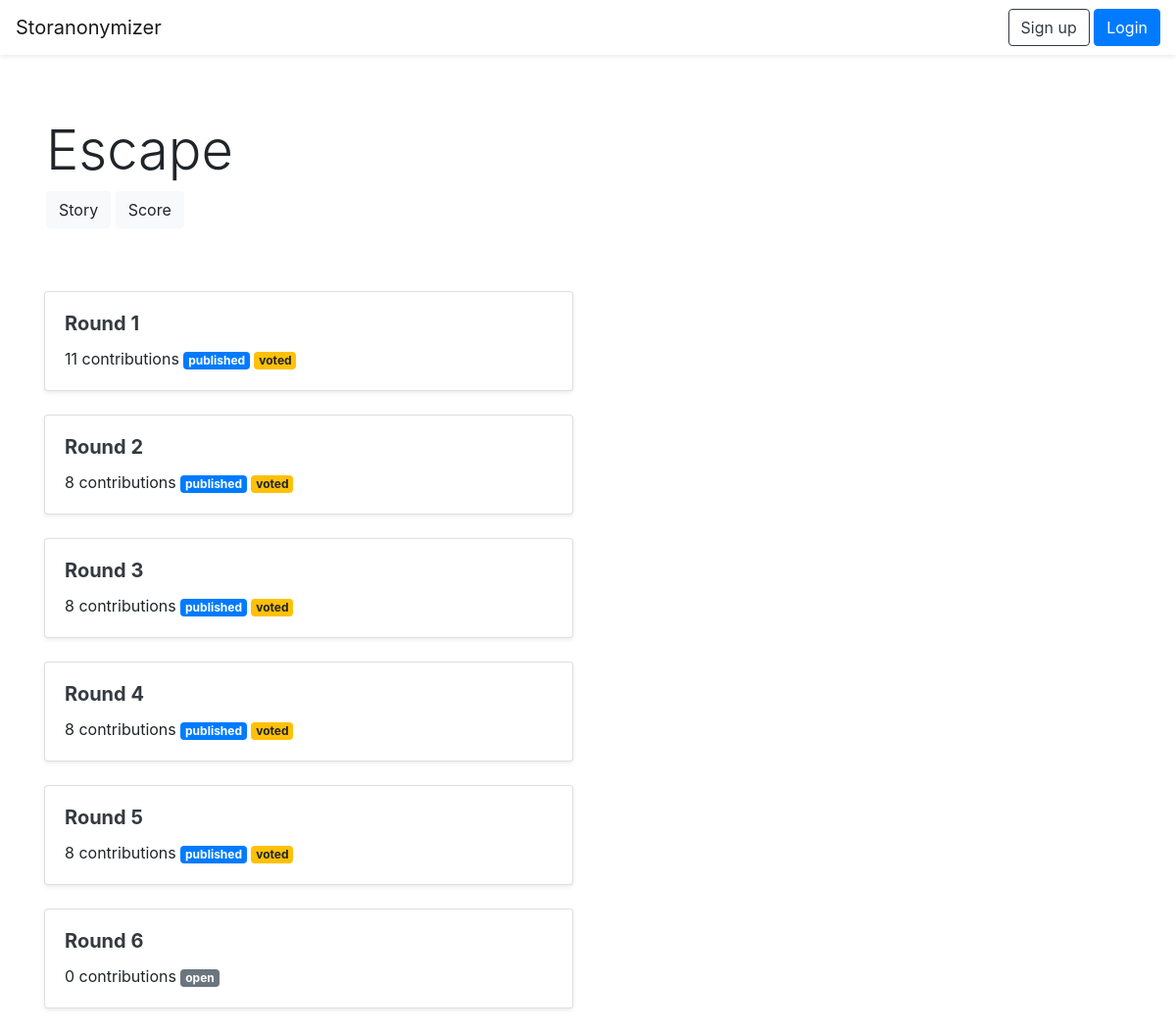
The page /story/782BEFB6 on the database its author committed.
### storanonymizer/models.py (models this page shows, shortened)
class Story(db.Model):
	id = db.Column(db.Integer, primary_key=True)
	code = db.Column(db.String(), unique=True)
	name = db.Column(db.String())
	user_id = db.Column(db.Integer, db.ForeignKey("user.id"))
	rounds = db.relationship("Round", backref="story", lazy="select")

class Round(db.Model):
	id = db.Column(db.Integer, primary_key=True)
	name = db.Column(db.String())
	code = db.Column(db.String(), unique=True)
	contributions = db.relationship("Contribution", backref="round", lazy="select")
	votes = db.relationship("Vote", backref="round", lazy="select")
	winning_contribution_id = db.Column(db.String())
	story_id = db.Column(db.Integer, db.ForeignKey("story.id"))
	public_authors = db.Column(db.Boolean(), default=False)
	public_contributions = db.Column(db.Boolean(), default=False)
	voting = db.Column(db.Boolean(), default=False)
	public_votes = db.Column(db.Boolean(), default=False)

### storanonymizer/views.py (the view)
@app.route("/story/<story_code>")
def story(story_code):
	story = models.Story.query.filter_by(code=story_code).first_or_404()
	rounds = models.Round.query.filter_by(story_id=story.id).all()
	return render_template("story.html", story=story, rounds=rounds)

### storanonymizer/templates/story.html (shortened to what this page needs)
{% extends "base.html" %}
{% block content %}
<div class="jumbotron bg-white mb-0">
	<div class="container">
		<h1 class="display-4">{{ story.name }}</h1>
		<a class="btn btn-light" href="{{ url_for('full_story', story_code=story.code) }}">Story</a>
		<a class="btn btn-light" href="{{ url_for('story_scoreboard', story_code=story.code) }}">Score</a>
	</div>
</div>
<div class="container">
	{% for round in rounds %}
	<div class="row">
		<div class="col-12 col-md-6 mb-4">
			<div class="card shadow-sm">
				<div class="card-body">
					<h5 class="card-title"><a class="text-dark font-weight-bold" href="{{ url_for('round', round_code=round.code) }}">{{ round.name }}</a></h5>
					<p class="card-text">{{ round.contributions|length }} {% if round.contributions|length != 1 %}contributions{% else %}contribution{% endif %}{% if round.public_contributions%} <span class="badge badge-primary">published</span> {% else %} <span class="badge badge-secondary">open</span> {% endif %}{% if round.voting %} <span class="badge badge-secondary">voting</span> {% endif %}{% if round.public_votes %} <span class="badge badge-warning">voted</span> {% endif %}</p>
				</div>
			</div>
		</div>
	</div>
	{% endfor %}
</div>
{% endblock %}

### storanonymizer/templates/base.html (shortened to what this page needs)
<!doctype html>
<html lang="en">
	<head>
		<link rel="stylesheet" href="https://stackpath.bootstrapcdn.com/bootstrap/4.2.1/css/bootstrap.min.css">
	</head>
	<body>
		<nav class="navbar navbar-light bg-white shadow-sm">
			<a href="{{ url_for('index') }}" class="navbar-brand">Storanonymizer</a>
			<div class="dropdown dropleft">
				{% if current_user.is_authenticated %}
				<button class="btn btn-outline-secondary dropdown-toggle" type="button" id="userMenu" data-toggle="dropdown" aria-haspopup="true" aria-expanded="false">
					{{ current_user.name }}
				</button>
				<div class="dropdown-menu" aria-labelledby="userMenu">
					<a class="dropdown-item" href="{{ url_for('my_stories') }}">Your stories</a>
					<a class="dropdown-item" href="{{ url_for('my_contributions') }}">Your contributions</a>
					<a class="dropdown-item text-danger" href="{{ url_for('logout') }}">Log out</a>
				</div>
				{% else %}
				<div>
					<a class="btn btn-outline-dark" href="{{ url_for('register') }}">Sign up</a>
					<a class="btn btn-primary" href="{{ url_for('login') }}">Login</a>
				</div>
				{% endif %}
			</div>
		</nav>
		{% block content %}{% endblock %}
	</body>
</html>

### rows shown on the page
Story: name "Escape"
Round: name "Round 1", contributions|length "11", public_contributions "published", public_votes "voted"
Round: name "Round 2", contributions|length "8", public_contributions "published", public_votes "voted"
Round: name "Round 3", contributions|length "8", public_contributions "published", public_votes "voted"
Round: name "Round 4", contributions|length "8", public_contributions "published", public_votes "voted"
Round: name "Round 5", contributions|length "8", public_contributions "published", public_votes "voted"
Round: name "Round 6", contributions|length "0", public_contributions "open"
